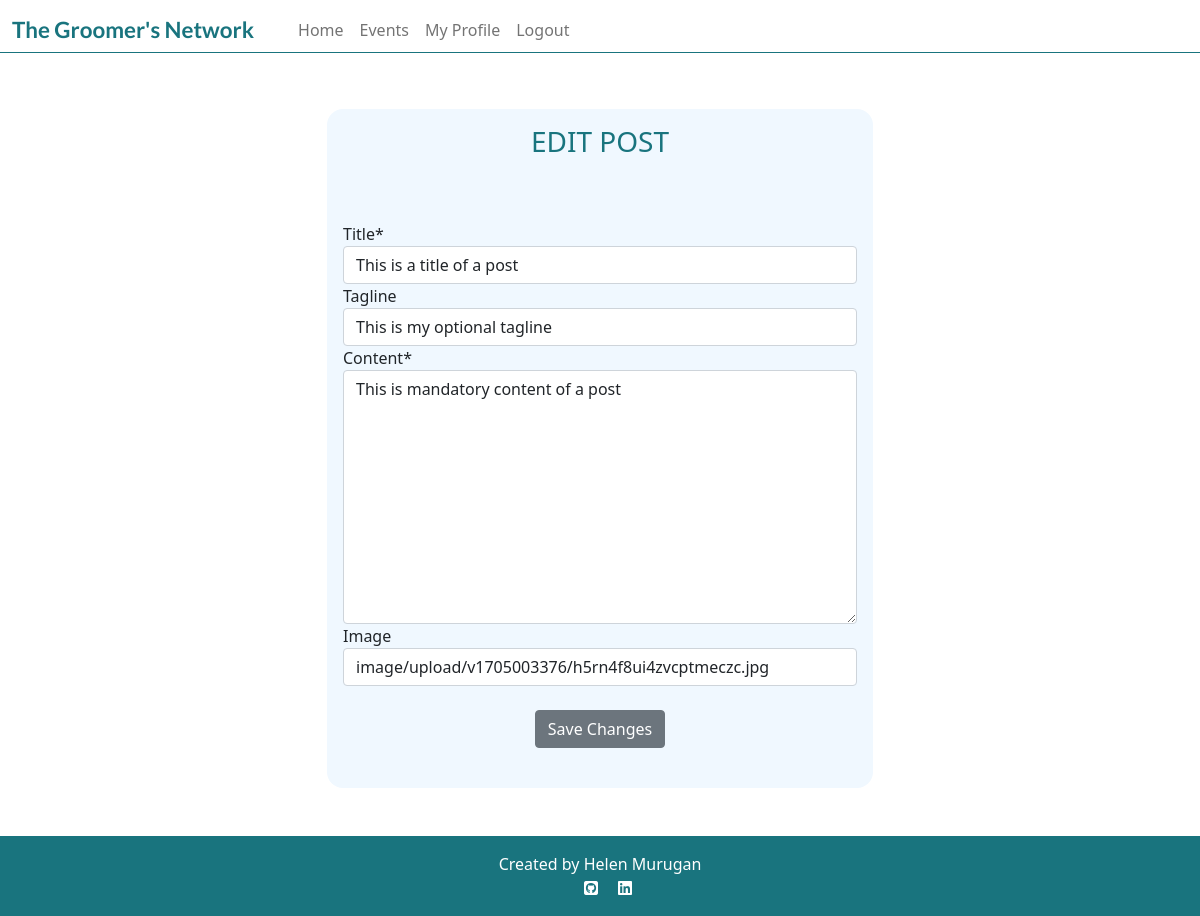
Screenshot of /posts/posts/update/this-is-a-title-of-a-post-20240111200256 (signed in) with the database file from the repository.
### post/models.py (models this page shows, shortened)
class Post(models.Model):
    title = models.CharField(
        max_length=150,
        verbose_name="Title",
        )
    slug = models.SlugField(
        max_length=150,
        unique=True
        )
    author = models.ForeignKey(
        User,
        on_delete=models.CASCADE,
        related_name="post_posts"
    )
    content = models.TextField(
        blank=False,
        null=False,
    )
    featured_image = CloudinaryField(
        'image',
        default='placeholder',
        blank=True,
        null=True,
        )
    tagline = models.CharField(
        max_length=200,
        null=True,
        blank=True,
    )
    created_on = models.DateTimeField(
        auto_now_add=True
        )
    updated_on = models.DateTimeField(
        auto_now=True
        )
    likes = models.ManyToManyField(
        User,
        related_name='post_likes',
        blank=True,
        )
    class Meta:
        ordering = ["-created_on"]

### post/views.py (the view, shortened to what this page needs)
class PostUpdate(SuccessMessageMixin, LoginRequiredMixin, UpdateView):
    model = Post
    form_class = PostForm
    template_name = "post_update.html"
    success_message = "Your post has been updated!"

### post/forms.py
class PostForm(forms.ModelForm):
    class Meta:
        model = Post
        fields = ('title', 'tagline', 'content', 'featured_image',)

### templates/post_update.html (shortened to what this page needs)
{% extends 'base.html' %}
{% load crispy_forms_tags %}
{% block content %}
<section>
    <div class="container my-5">
        <div class="row justify-content-center">
            <div class="col-md-8 col-lg-6">
                <div class="profile-card">
                    <div class="text-center">
                        <h3 class="card-body teal-text">EDIT POST</h3>
                    </div>
                    <div class=card-body>
                        <form method="post" enctype="multipart/form-data" class="mt-4">
                            {{ form | crispy }}
                            <div class="text-center">
                                <button type="submit" class="btn btn-secondary my-4">Save Changes</button>
                            </div>
                        </form>
                    </div>
                </div>
            </div>
        </div>
    </div>
</section>
{% endblock %}

### static/css/style.css (style rules this page uses)
.teal-text { color: #19747E }
.profile-card { background-color: aliceblue; border-radius: 1rem; }

### rows the page displays
Post: title "This is a title of a post", tagline "This is my optional tagline", content "This is mandatory content of a post", featured_image "image/upload/v1705003376/h5rn4f8ui4zvcptmeczc.jpg"
